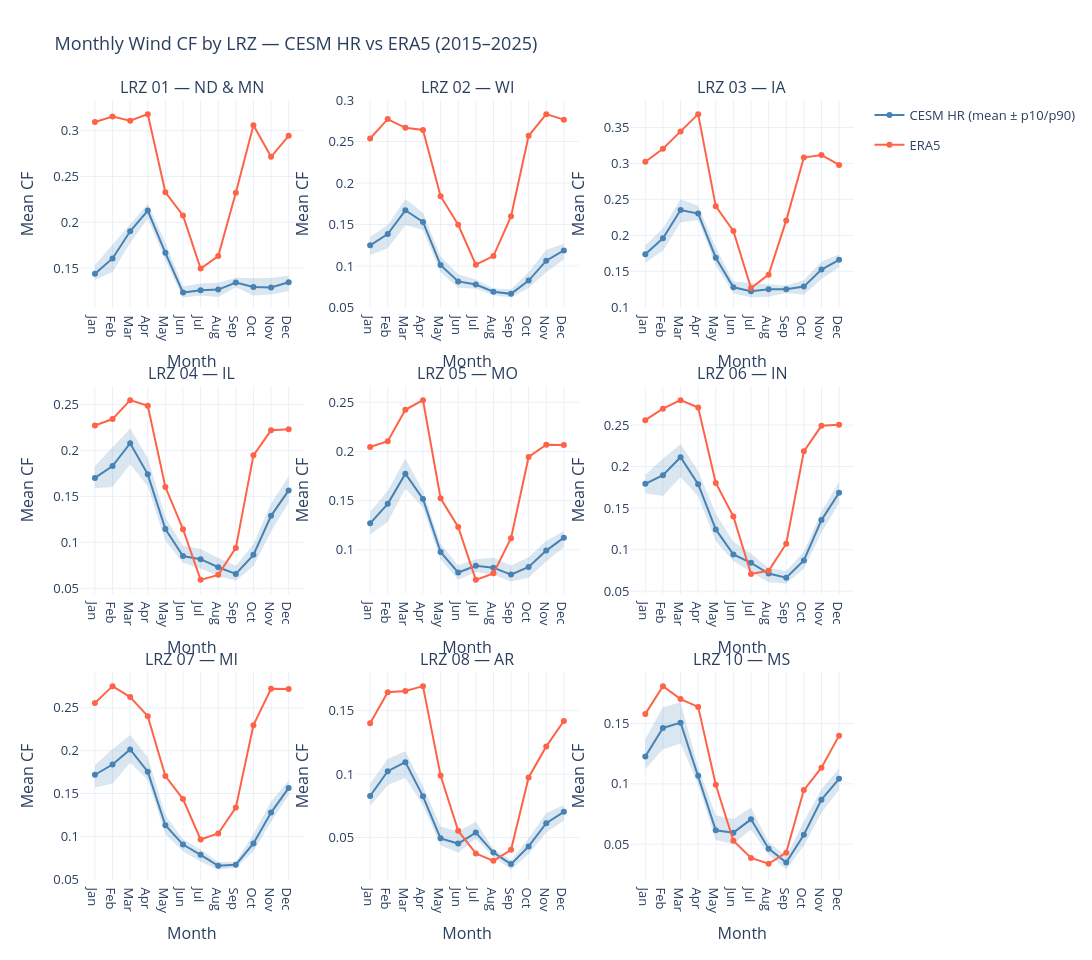

This figure's notebook cell:
### Code cell
import plotly.graph_objects as go
from plotly.subplots import make_subplots
import plotly.colors

WEIGHTED_DIR = Path("Mapping/capacity_weighted")
ENSEMBLES    = [f"{i:03d}" for i in range(1, 20)]
LRZS         = ["01", "02", "03", "04", "05", "06", "07", "08", "10"]
MONTH_LABELS = ["Jan", "Feb", "Mar", "Apr", "May", "Jun",
                "Jul", "Aug", "Sep", "Oct", "Nov", "Dec"]

# ── Load ERA5 monthly means ───────────────────────────────────────────────────
era5_monthly = {}
for lrz in LRZS:
    df = pd.read_csv(WEIGHTED_DIR / "ERA5" / f"era5_wind_{int(lrz)}.csv")
    df.index = (pd.to_datetime(df["time"])
                .dt.tz_localize("UTC")
                .dt.tz_convert("US/Central"))
    era5_monthly[lrz] = df["cf"].groupby(df.index.month).mean().values  # (12,)

# ── Load CESM: per-ensemble monthly means → ensemble spread ──────────────────
cesm_monthly = {lrz: [] for lrz in LRZS}  # lrz → list of (12,) arrays, one per ens

for ens in ENSEMBLES:
    for lrz in LRZS:
        f = WEIGHTED_DIR / ens / f"wind_{lrz}.csv"
        if not f.exists():
            continue
        df = pd.read_csv(f)
        df.index = (pd.to_datetime(df["time"])
                    .dt.tz_localize("UTC")
                    .dt.tz_convert("US/Central"))
        df = df[df.index.year.isin(range(2015, 2026))]   # ← filter to 2015–2025
        cesm_monthly[lrz].append(df["cf"].groupby(df.index.month).mean().values)

# ── Plot ──────────────────────────────────────────────────────────────────────
ncols = 3
nrows = -(-len(LRZS) // ncols)

lrz_titles_long = {
    "01": "LRZ 01 — ND & MN", "02": "LRZ 02 — WI",  "03": "LRZ 03 — IA",
    "04": "LRZ 04 — IL",      "05": "LRZ 05 — MO",  "06": "LRZ 06 — IN",
    "07": "LRZ 07 — MI",      "08": "LRZ 08 — AR",  "10": "LRZ 10 — MS",
}

fig = make_subplots(
    rows=nrows, cols=ncols,
    subplot_titles=[lrz_titles_long[lrz] for lrz in LRZS],
    shared_yaxes=False,
    vertical_spacing=0.1,
)

for i, lrz in enumerate(LRZS):
    row, col = i // ncols + 1, i % ncols + 1
    show_legend = (i == 0)

    ens_matrix = np.array(cesm_monthly[lrz])        # (n_ens, 12)
    cesm_mean  = ens_matrix.mean(axis=0)
    cesm_p10   = np.percentile(ens_matrix, 10, axis=0)
    cesm_p90   = np.percentile(ens_matrix, 90, axis=0)

    # CESM shaded band
    fig.add_trace(go.Scatter(
        x=MONTH_LABELS + MONTH_LABELS[::-1],
        y=np.concatenate([cesm_p90, cesm_p10[::-1]]),
        fill="toself", fillcolor="rgba(70,130,180,0.2)",
        line=dict(width=0), hoverinfo="skip",
        legendgroup="CESM", showlegend=False,
    ), row=row, col=col)

    # CESM mean line
    fig.add_trace(go.Scatter(
        x=MONTH_LABELS, y=cesm_mean,
        name="CESM HR (mean ± p10/p90)",
        line=dict(color="steelblue", width=2),
        legendgroup="CESM", showlegend=show_legend,
    ), row=row, col=col)

    # ERA5 line
    fig.add_trace(go.Scatter(
        x=MONTH_LABELS, y=era5_monthly[lrz],
        name="ERA5",
        line=dict(color="tomato", width=2),
        legendgroup="ERA5", showlegend=show_legend,
    ), row=row, col=col)

fig.update_yaxes(title_text="Mean CF", range=[0, None])
fig.update_xaxes(title_text="Month")
fig.update_layout(
    height=320 * nrows,
    width=380 * ncols,
    title_text="Monthly Wind CF by LRZ — CESM HR vs ERA5 (2015–2025)",
    template="plotly_white",
    font_size=13,
)
fig.show()

### Figure 1 — Plotly figure (JSON) as saved in the notebook; plotly's stock layout.template omitted (floating-point values rounded to 4 significant figures)
{"data": [{"fill": "toself", "fillcolor": "rgba(70,130,180,0.2)", "hoverinfo": "skip", "legendgroup": "CESM", "line": {"width": 0}, "showlegend": false, "type": "scatter", "x": ["Jan", "Feb", "Mar", "Apr", "May", "Jun", "Jul", "Aug", "Sep", "Oct", "Nov", "Dec", "Dec", "Nov", "Oct", "Sep", "Aug", "Jul", "Jun", "May", "Apr", "Mar", "Feb", "Jan"], "xaxis": "x", "y": [0.1534, 0.1758, 0.1986, 0.22, 0.1779, 0.1298, 0.1332, 0.1339, 0.1394, 0.1388, 0.139, 0.1418, 0.1249, 0.121, 0.1201, 0.129, 0.1182, 0.12, 0.1177, 0.1585, 0.2041, 0.1772, 0.1456, 0.1372], "yaxis": "y"}, {"legendgroup": "CESM", "line": {"color": "steelblue", "width": 2}, "name": "CESM HR (mean ± p10/p90)", "showlegend": true, "type": "scatter", "x": ["Jan", "Feb", "Mar", "Apr", "May", "Jun", "Jul", "Aug", "Sep", "Oct", "Nov", "Dec"], "xaxis": "x", "y": [0.1437, 0.1605, 0.1902, 0.2128, 0.1666, 0.1231, 0.1258, 0.1264, 0.1342, 0.1292, 0.1288, 0.1343], "yaxis": "y"}, {"legendgroup": "ERA5", "line": {"color": "tomato", "width": 2}, "name": "ERA5", "showlegend": true, "type": "scatter", "x": ["Jan", "Feb", "Mar", "Apr", "May", "Jun", "Jul", "Aug", "Sep", "Oct", "Nov", "Dec"], "xaxis": "x", "y": [0.3097, 0.3154, 0.311, 0.3181, 0.2328, 0.2074, 0.1494, 0.163, 0.2323, 0.3059, 0.2715, 0.2945], "yaxis": "y"}, {"fill": "toself", "fillcolor": "rgba(70,130,180,0.2)", "hoverinfo": "skip", "legendgroup": "CESM", "line": {"width": 0}, "showlegend": false, "type": "scatter", "x": ["Jan", "Feb", "Mar", "Apr", "May", "Jun", "Jul", "Aug", "Sep", "Oct", "Nov", "Dec", "Dec", "Nov", "Oct", "Sep", "Aug", "Jul", "Jun", "May", "Apr", "Mar", "Feb", "Jan"], "xaxis": "x2", "y": [0.135, 0.1493, 0.1806, 0.1641, 0.1116, 0.09014, 0.08366, 0.07298, 0.07192, 0.09252, 0.1197, 0.1265, 0.108, 0.09243, 0.07351, 0.06221, 0.06486, 0.07265, 0.07369, 0.09243, 0.1433, 0.1493, 0.1213, 0.1134], "yaxis": "y2"}, {"legendgroup": "CESM", "line": {"color": "steelblue", "width": 2}, "name": "CESM HR (mean ± p10/p90)", "showlegend": false, "type": "scatter", "x": ["Jan", "Feb", "Mar", "Apr", "May", "Jun", "Jul", "Aug", "Sep", "Oct", "Nov", "Dec"], "xaxis": "x2", "y": [0.1249, 0.1385, 0.1671, 0.153, 0.1011, 0.08145, 0.07762, 0.06909, 0.06646, 0.0825, 0.1064, 0.1187], "yaxis": "y2"}, {"legendgroup": "ERA5", "line": {"color": "tomato", "width": 2}, "name": "ERA5", "showlegend": false, "type": "scatter", "x": ["Jan", "Feb", "Mar", "Apr", "May", "Jun", "Jul", "Aug", "Sep", "Oct", "Nov", "Dec"], "xaxis": "x2", "y": [0.2536, 0.277, 0.2665, 0.2639, 0.1842, 0.1496, 0.1016, 0.1119, 0.1598, 0.2569, 0.2829, 0.2763], "yaxis": "y2"}, {"fill": "toself", "fillcolor": "rgba(70,130,180,0.2)", "hoverinfo": "skip", "legendgroup": "CESM", "line": {"width": 0}, "showlegend": false, "type": "scatter", "x": ["Jan", "Feb", "Mar", "Apr", "May", "Jun", "Jul", "Aug", "Sep", "Oct", "Nov", "Dec", "Dec", "Nov", "Oct", "Sep", "Aug", "Jul", "Jun", "May", "Apr", "Mar", "Feb", "Jan"], "xaxis": "x3", "y": [0.1862, 0.21, 0.25, 0.2413, 0.183, 0.136, 0.1334, 0.1323, 0.1302, 0.1377, 0.1637, 0.1733, 0.1556, 0.1394, 0.1175, 0.1199, 0.1146, 0.1135, 0.1195, 0.1586, 0.2214, 0.2177, 0.1787, 0.162], "yaxis": "y3"}, {"legendgroup": "CESM", "line": {"color": "steelblue", "width": 2}, "name": "CESM HR (mean ± p10/p90)", "showlegend": false, "type": "scatter", "x": ["Jan", "Feb", "Mar", "Apr", "May", "Jun", "Jul", "Aug", "Sep", "Oct", "Nov", "Dec"], "xaxis": "x3", "y": [0.1738, 0.1958, 0.2352, 0.2302, 0.1689, 0.1279, 0.1222, 0.1252, 0.125, 0.1288, 0.1524, 0.166], "yaxis": "y3"}, {"legendgroup": "ERA5", "line": {"color": "tomato", "width": 2}, "name": "ERA5", "showlegend": false, "type": "scatter", "x": ["Jan", "Feb", "Mar", "Apr", "May", "Jun", "Jul", "Aug", "Sep", "Oct", "Nov", "Dec"], "xaxis": "x3", "y": [0.3023, 0.3203, 0.3445, 0.3684, 0.2403, 0.206, 0.1267, 0.1454, 0.2208, 0.3081, 0.3117, 0.2979], "yaxis": "y3"}, {"fill": "toself", "fillcolor": "rgba(70,130,180,0.2)", "hoverinfo": "skip", "legendgroup": "CESM", "line": {"width": 0}, "showlegend": false, "type": "scatter", "x": ["Jan", "Feb", "Mar", "Apr", "May", "Jun", "Jul", "Aug", "Sep", "Oct", "Nov", "Dec", "Dec", "Nov", "Oct", "Sep", "Aug", "Jul", "Jun", "May", "Apr", "Mar", "Feb", "Jan"], "xaxis": "x4", "y": [0.183, 0.2029, 0.2238, 0.1916, 0.127, 0.09634, 0.09262, 0.08291, 0.07438, 0.09811, 0.1421, 0.1719, 0.1433, 0.1117, 0.07424, 0.05807, 0.06333, 0.07157, 0.07765, 0.1018, 0.1608, 0.1848, 0.1602, 0.1589], "yaxis": "y4"}, {"legendgroup": "CESM", "line": {"color": "steelblue", "width": 2}, "name": "CESM HR (mean ± p10/p90)", "showlegend": false, "type": "scatter", "x": ["Jan", "Feb", "Mar", "Apr", "May", "Jun", "Jul", "Aug", "Sep", "Oct", "Nov", "Dec"], "xaxis": "x4", "y": [0.1701, 0.1829, 0.2077, 0.1739, 0.1144, 0.08496, 0.08164, 0.07283, 0.06557, 0.08631, 0.1288, 0.1565], "yaxis": "y4"}, {"legendgroup": "ERA5", "line": {"color": "tomato", "width": 2}, "name": "ERA5", "showlegend": false, "type": "scatter", "x": ["Jan", "Feb", "Mar", "Apr", "May", "Jun", "Jul", "Aug", "Sep", "Oct", "Nov", "Dec"], "xaxis": "x4", "y": [0.2271, 0.2341, 0.2546, 0.2485, 0.1601, 0.1143, 0.05913, 0.06455, 0.09387, 0.1946, 0.2218, 0.2229], "yaxis": "y4"}, {"fill": "toself", "fillcolor": "rgba(70,130,180,0.2)", "hoverinfo": "skip", "legendgroup": "CESM", "line": {"width": 0}, "showlegend": false, "type": "scatter", "x": ["Jan", "Feb", "Mar", "Apr", "May", "Jun", "Jul", "Aug", "Sep", "Oct", "Nov", "Dec", "Dec", "Nov", "Oct", "Sep", "Aug", "Jul", "Jun", "May", "Apr", "Mar", "Feb", "Jan"], "xaxis": "x5", "y": [0.1385, 0.1602, 0.1928, 0.1599, 0.1058, 0.08442, 0.09056, 0.0919, 0.08419, 0.09256, 0.1092, 0.1191, 0.103, 0.08811, 0.07165, 0.06779, 0.07467, 0.07741, 0.06954, 0.09011, 0.143, 0.1624, 0.1282, 0.1155], "yaxis": "y5"}, {"legendgroup": "CESM", "line": {"color": "steelblue", "width": 2}, "name": "CESM HR (mean ± p10/p90)", "showlegend": false, "type": "scatter", "x": ["Jan", "Feb", "Mar", "Apr", "May", "Jun", "Jul", "Aug", "Sep", "Oct", "Nov", "Dec"], "xaxis": "x5", "y": [0.127, 0.1468, 0.1774, 0.1517, 0.09775, 0.077, 0.08381, 0.0819, 0.07484, 0.08262, 0.09923, 0.1124], "yaxis": "y5"}, {"legendgroup": "ERA5", "line": {"color": "tomato", "width": 2}, "name": "ERA5", "showlegend": false, "type": "scatter", "x": ["Jan", "Feb", "Mar", "Apr", "May", "Jun", "Jul", "Aug", "Sep", "Oct", "Nov", "Dec"], "xaxis": "x5", "y": [0.2044, 0.2104, 0.2422, 0.2521, 0.1524, 0.1233, 0.0695, 0.07613, 0.1118, 0.1944, 0.2067, 0.2065], "yaxis": "y5"}, {"fill": "toself", "fillcolor": "rgba(70,130,180,0.2)", "hoverinfo": "skip", "legendgroup": "CESM", "line": {"width": 0}, "showlegend": false, "type": "scatter", "x": ["Jan", "Feb", "Mar", "Apr", "May", "Jun", "Jul", "Aug", "Sep", "Oct", "Nov", "Dec", "Dec", "Nov", "Oct", "Sep", "Aug", "Jul", "Jun", "May", "Apr", "Mar", "Feb", "Jan"], "xaxis": "x6", "y": [0.19, 0.2094, 0.2271, 0.1946, 0.1431, 0.1099, 0.0952, 0.07792, 0.07444, 0.09736, 0.1457, 0.1818, 0.1561, 0.1207, 0.07706, 0.05916, 0.06076, 0.07325, 0.08598, 0.1101, 0.1639, 0.1873, 0.1647, 0.1678], "yaxis": "y6"}, {"legendgroup": "CESM", "line": {"color": "steelblue", "width": 2}, "name": "CESM HR (mean ± p10/p90)", "showlegend": false, "type": "scatter", "x": ["Jan", "Feb", "Mar", "Apr", "May", "Jun", "Jul", "Aug", "Sep", "Oct", "Nov", "Dec"], "xaxis": "x6", "y": [0.1792, 0.1896, 0.2113, 0.1789, 0.1244, 0.0942, 0.0842, 0.0713, 0.06621, 0.08711, 0.1356, 0.1685], "yaxis": "y6"}, {"legendgroup": "ERA5", "line": {"color": "tomato", "width": 2}, "name": "ERA5", "showlegend": false, "type": "scatter", "x": ["Jan", "Feb", "Mar", "Apr", "May", "Jun", "Jul", "Aug", "Sep", "Oct", "Nov", "Dec"], "xaxis": "x6", "y": [0.2558, 0.2697, 0.28, 0.2711, 0.1802, 0.14, 0.07078, 0.07451, 0.1072, 0.2183, 0.249, 0.2504], "yaxis": "y6"}, {"fill": "toself", "fillcolor": "rgba(70,130,180,0.2)", "hoverinfo": "skip", "legendgroup": "CESM", "line": {"width": 0}, "showlegend": false, "type": "scatter", "x": ["Jan", "Feb", "Mar", "Apr", "May", "Jun", "Jul", "Aug", "Sep", "Oct", "Nov", "Dec", "Dec", "Nov", "Oct", "Sep", "Aug", "Jul", "Jun", "May", "Apr", "Mar", "Feb", "Jan"], "xaxis": "x7", "y": [0.183, 0.2021, 0.2185, 0.1923, 0.1248, 0.09655, 0.08457, 0.06991, 0.07039, 0.1029, 0.1407, 0.1652, 0.1483, 0.1171, 0.08257, 0.06302, 0.06137, 0.07037, 0.08255, 0.1024, 0.1658, 0.186, 0.1617, 0.1569], "yaxis": "y7"}, {"legendgroup": "CESM", "line": {"color": "steelblue", "width": 2}, "name": "CESM HR (mean ± p10/p90)", "showlegend": false, "type": "scatter", "x": ["Jan", "Feb", "Mar", "Apr", "May", "Jun", "Jul", "Aug", "Sep", "Oct", "Nov", "Dec"], "xaxis": "x7", "y": [0.1719, 0.1839, 0.2015, 0.1755, 0.1129, 0.09039, 0.07845, 0.06553, 0.0669, 0.09169, 0.1278, 0.1565], "yaxis": "y7"}, {"legendgroup": "ERA5", "line": {"color": "tomato", "width": 2}, "name": "ERA5", "showlegend": false, "type": "scatter", "x": ["Jan", "Feb", "Mar", "Apr", "May", "Jun", "Jul", "Aug", "Sep", "Oct", "Nov", "Dec"], "xaxis": "x7", "y": [0.2558, 0.2754, 0.2626, 0.2403, 0.1705, 0.1435, 0.09638, 0.1034, 0.1335, 0.2298, 0.2722, 0.2719], "yaxis": "y7"}, {"fill": "toself", "fillcolor": "rgba(70,130,180,0.2)", "hoverinfo": "skip", "legendgroup": "CESM", "line": {"width": 0}, "showlegend": false, "type": "scatter", "x": ["Jan", "Feb", "Mar", "Apr", "May", "Jun", "Jul", "Aug", "Sep", "Oct", "Nov", "Dec", "Dec", "Nov", "Oct", "Sep", "Aug", "Jul", "Jun", "May", "Apr", "Mar", "Feb", "Jan"], "xaxis": "x8", "y": [0.0923, 0.112, 0.1181, 0.09046, 0.0588, 0.05488, 0.06252, 0.04115, 0.03225, 0.04946, 0.06938, 0.07574, 0.06347, 0.05405, 0.03699, 0.02479, 0.03474, 0.04935, 0.03808, 0.04395, 0.07555, 0.09709, 0.09128, 0.07511], "yaxis": "y8"}, {"legendgroup": "CESM", "line": {"color": "steelblue", "width": 2}, "name": "CESM HR (mean ± p10/p90)", "showlegend": false, "type": "scatter", "x": ["Jan", "Feb", "Mar", "Apr", "May", "Jun", "Jul", "Aug", "Sep", "Oct", "Nov", "Dec"], "xaxis": "x8", "y": [0.08275, 0.1023, 0.1094, 0.08249, 0.04942, 0.04532, 0.05396, 0.03822, 0.02912, 0.04307, 0.06139, 0.07031], "yaxis": "y8"}, {"legendgroup": "ERA5", "line": {"color": "tomato", "width": 2}, "name": "ERA5", "showlegend": false, "type": "scatter", "x": ["Jan", "Feb", "Mar", "Apr", "May", "Jun", "Jul", "Aug", "Sep", "Oct", "Nov", "Dec"], "xaxis": "x8", "y": [0.14, 0.1646, 0.1655, 0.1693, 0.09894, 0.05536, 0.03753, 0.0317, 0.04038, 0.09742, 0.1219, 0.1419], "yaxis": "y8"}, {"fill": "toself", "fillcolor": "rgba(70,130,180,0.2)", "hoverinfo": "skip", "legendgroup": "CESM", "line": {"width": 0}, "showlegend": false, "type": "scatter", "x": ["Jan", "Feb", "Mar", "Apr", "May", "Jun", "Jul", "Aug", "Sep", "Oct", "Nov", "Dec", "Dec", "Nov", "Oct", "Sep", "Aug", "Jul", "Jun", "May", "Apr", "Mar", "Feb", "Jan"], "xaxis": "x9", "y": [0.137, 0.1635, 0.1676, 0.1137, 0.07394, 0.0708, 0.08046, 0.05185, 0.03984, 0.06885, 0.09542, 0.1127, 0.0949, 0.07614, 0.04881, 0.02898, 0.04146, 0.06223, 0.05023, 0.05359, 0.09946, 0.1333, 0.1286, 0.112], "yaxis": "y9"}, {"legendgroup": "CESM", "line": {"color": "steelblue", "width": 2}, "name": "CESM HR (mean ± p10/p90)", "showlegend": false, "type": "scatter", "x": ["Jan", "Feb", "Mar", "Apr", "May", "Jun", "Jul", "Aug", "Sep", "Oct", "Nov", "Dec"], "xaxis": "x9", "y": [0.1227, 0.1462, 0.1506, 0.1068, 0.06155, 0.05958, 0.07059, 0.04632, 0.03488, 0.0578, 0.0869, 0.1042], "yaxis": "y9"}, {"legendgroup": "ERA5", "line": {"color": "tomato", "width": 2}, "name": "ERA5", "showlegend": false, "type": "scatter", "x": ["Jan", "Feb", "Mar", "Apr", "May", "Jun", "Jul", "Aug", "Sep", "Oct", "Nov", "Dec"], "xaxis": "x9", "y": [0.1579, 0.1809, 0.1702, 0.1637, 0.0992, 0.05288, 0.0386, 0.03383, 0.04303, 0.09481, 0.1134, 0.1399], "yaxis": "y9"}], "layout": {"annotations": [{"font": {"size": 16}, "showarrow": false, "text": "LRZ 01 — ND & MN", "x": 0.1444, "xanchor": "center", "xref": "paper", "y": 1, "yanchor": "bottom", "yref": "paper"}, {"font": {"size": 16}, "showarrow": false, "text": "LRZ 02 — WI", "x": 0.5, "xanchor": "center", "xref": "paper", "y": 1, "yanchor": "bottom", "yref": "paper"}, {"font": {"size": 16}, "showarrow": false, "text": "LRZ 03 — IA", "x": 0.8556, "xanchor": "center", "xref": "paper", "y": 1, "yanchor": "bottom", "yref": "paper"}, {"font": {"size": 16}, "showarrow": false, "text": "LRZ 04 — IL", "x": 0.1444, "xanchor": "center", "xref": "paper", "y": 0.6333, "yanchor": "bottom", "yref": "paper"}, {"font": {"size": 16}, "showarrow": false, "text": "LRZ 05 — MO", "x": 0.5, "xanchor": "center", "xref": "paper", "y": 0.6333, "yanchor": "bottom", "yref": "paper"}, {"font": {"size": 16}, "showarrow": false, "text": "LRZ 06 — IN", "x": 0.8556, "xanchor": "center", "xref": "paper", "y": 0.6333, "yanchor": "bottom", "yref": "paper"}, {"font": {"size": 16}, "showarrow": false, "text": "LRZ 07 — MI", "x": 0.1444, "xanchor": "center", "xref": "paper", "y": 0.2667, "yanchor": "bottom", "yref": "paper"}, {"font": {"size": 16}, "showarrow": false, "text": "LRZ 08 — AR", "x": 0.5, "xanchor": "center", "xref": "paper", "y": 0.2667, "yanchor": "bottom", "yref": "paper"}, {"font": {"size": 16}, "showarrow": false, "text": "LRZ 10 — MS", "x": 0.8556, "xanchor": "center", "xref": "paper", "y": 0.2667, "yanchor": "bottom", "yref": "paper"}], "font": {"size": 13}, "height": 960, "title": {"text": "Monthly Wind CF by LRZ — CESM HR vs ERA5 (2015–2025)"}, "width": 1140, "xaxis": {"anchor": "y", "domain": [0, 0.2889], "title": {"text": "Month"}}, "xaxis2": {"anchor": "y2", "domain": [0.3556, 0.6444], "title": {"text": "Month"}}, "xaxis3": {"anchor": "y3", "domain": [0.7111, 1], "title": {"text": "Month"}}, "xaxis4": {"anchor": "y4", "domain": [0, 0.2889], "title": {"text": "Month"}}, "xaxis5": {"anchor": "y5", "domain": [0.3556, 0.6444], "title": {"text": "Month"}}, "xaxis6": {"anchor": "y6", "domain": [0.7111, 1], "title": {"text": "Month"}}, "xaxis7": {"anchor": "y7", "domain": [0, 0.2889], "title": {"text": "Month"}}, "xaxis8": {"anchor": "y8", "domain": [0.3556, 0.6444], "title": {"text": "Month"}}, "xaxis9": {"anchor": "y9", "domain": [0.7111, 1], "title": {"text": "Month"}}, "yaxis": {"anchor": "x", "domain": [0.7333, 1], "range": [0, null], "title": {"text": "Mean CF"}}, "yaxis2": {"anchor": "x2", "domain": [0.7333, 1], "range": [0, null], "title": {"text": "Mean CF"}}, "yaxis3": {"anchor": "x3", "domain": [0.7333, 1], "range": [0, null], "title": {"text": "Mean CF"}}, "yaxis4": {"anchor": "x4", "domain": [0.3667, 0.6333], "range": [0, null], "title": {"text": "Mean CF"}}, "yaxis5": {"anchor": "x5", "domain": [0.3667, 0.6333], "range": [0, null], "title": {"text": "Mean CF"}}, "yaxis6": {"anchor": "x6", "domain": [0.3667, 0.6333], "range": [0, null], "title": {"text": "Mean CF"}}, "yaxis7": {"anchor": "x7", "domain": [0, 0.2667], "range": [0, null], "title": {"text": "Mean CF"}}, "yaxis8": {"anchor": "x8", "domain": [0, 0.2667], "range": [0, null], "title": {"text": "Mean CF"}}, "yaxis9": {"anchor": "x9", "domain": [0, 0.2667], "range": [0, null], "title": {"text": "Mean CF"}}}}
